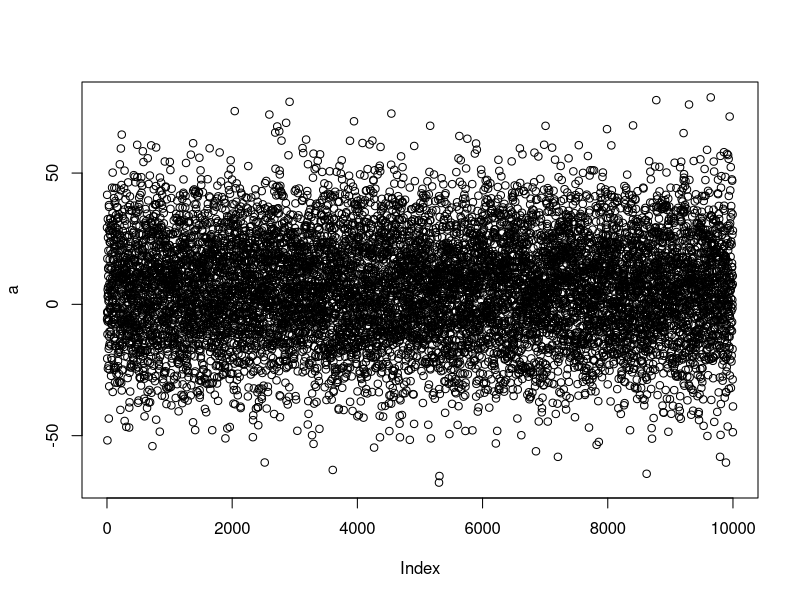
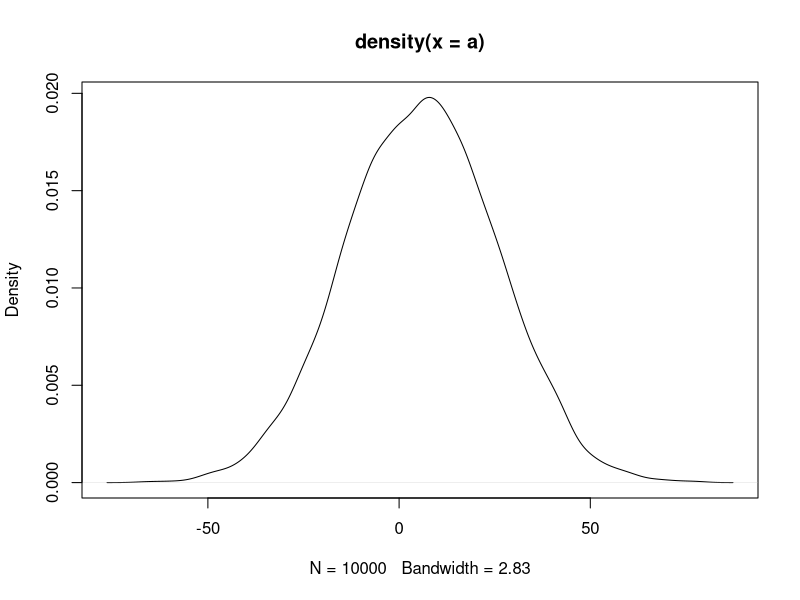
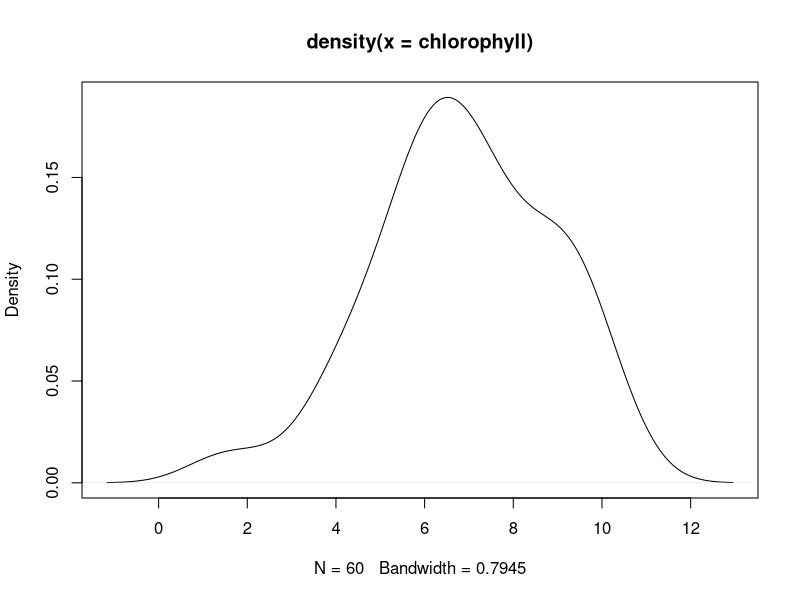
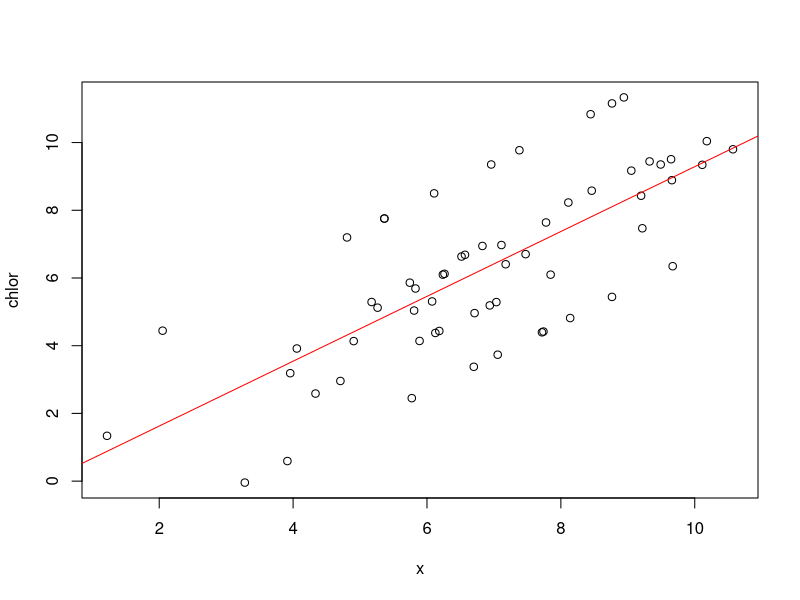

The R source for these figures, in order:
set.seed(20) # Always set seed so random numbers can be recovered
a <- rnorm(1e4, mean = 6, sd = 20) # Generate some random numbers according to a normal distribution
plot(a) # Show a normal distribution
plot(density(a))

##### Simple plots first
set.seed(20)
chlorophyll <- rnorm(60, mean = 7, sd = 2) # Simulating some chlorophyll values; SD and mean come from
# Assemble experiment
plot(density(chlorophyll))

##### Now including predictors
set.seed(20)
x <-rnorm(60, mean = 7, sd = 2) # Data generating process
e <- rnorm(6, sd = 2) # Error
chlor <- x + e # Add the error and the data generating process
summary(chlor)
plot(x, chlor) # Plot these data
m1 <- lm(chlor ~ x) # Model of the relationship between x and chlorophyll
summary(m1) # Can see the model predicts they are strongly related, with an estimate of nearly 1. 
abline(m1$coef[1], m1$coef[2], col = "red")
